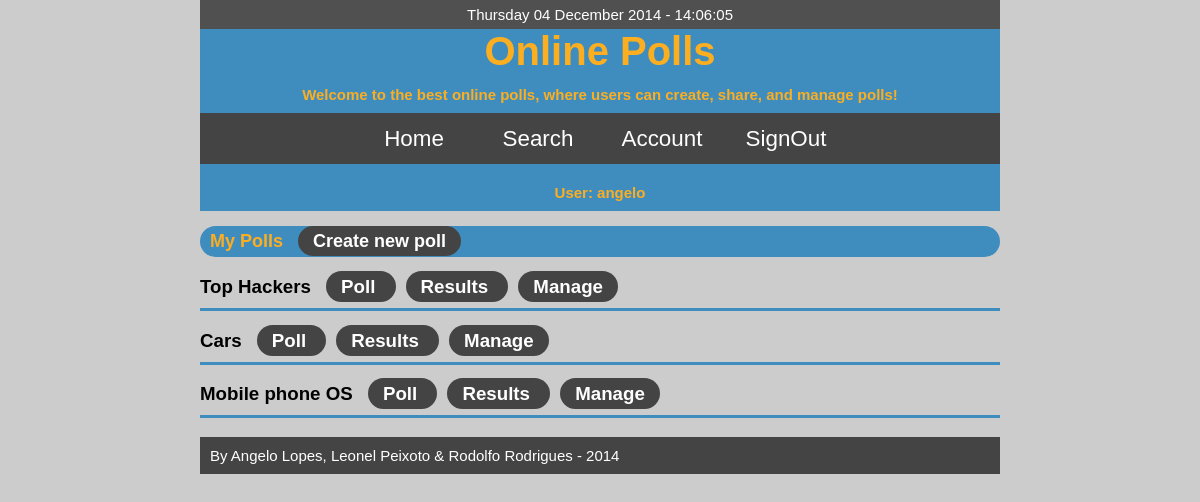
/view_user.php (signed in), run on the app's committed database.
### tables this page shows
CREATE TABLE polls
(
	idPoll INTEGER PRIMARY KEY,
	idUser INTEGER NOT NULL,
	title TEXT NOT NULL,
  sharing TEXT NOT NULL,
	FOREIGN KEY(idUser) REFERENCES users(idUser)
);

### database/sqlite.php (called while the page is built, shortened)
<?php
class SQLite
{
    private $dbh;
     public function __construct()
    {
        try
        {
            $this->dbh = new PDO('sqlite:polls.db');
            $this->dbh->setAttribute(PDO::ATTR_DEFAULT_FETCH_MODE, PDO::FETCH_ASSOC);
            $this->dbh->setAttribute(PDO::ATTR_ERRMODE, PDO::ERRMODE_EXCEPTION);
        }
        catch (PDOException $e)
        {
            die($e->getMessage());
        }
    }
    public function getUserPolls($idUser)
    {
        $resultPoll = null;
        try
        {
            $stmtPoll= $this->dbh->prepare('SELECT * FROM polls WHERE idUser = :id');
            $stmtPoll->bindParam(':id', $idUser);
            $stmtPoll->execute();
            $resultPoll = $stmtPoll->fetchAll();
            return $resultPoll;
        }
        catch (PDOException $e)
        {
            die($e->getMessage());
        }
        return $resultPoll;
    }
}
?>

### view_user.php (the view, shortened to what this page needs)
<?php
require_once 'database/sqlite.php';
$sqlite = new SQLite();
$userPolls = $sqlite->getUserPolls($_SESSION['userId']);
include ('templates/header.php');
?>
<section id="my_polls">
    <h2>My Polls
        <a id="create_poll" href="createPoll.php">Create new poll</a>
    </h2>
    <?php foreach($userPolls as $poll)
    {?>
        <h3>
            <?= $poll['title']; ?>
            <a href="answerPoll.php?id=<?= $poll['idPoll']; ?>"> Poll </a>
            <a href="results_poll.php?id=<?= $poll['idPoll']; ?>"> Results </a>
            <a href="managePolls.php?id=<?= $poll['idPoll']; ?>"> Manage </a>
        </h3>
    <?php }?>
</section>
<?php include ('templates/footer.php'); ?>

### css/style.css (style rules this page uses)
body { background-color: #ccc; width: 800px; margin: auto; }
section { margin: auto; width: 800px; }
section h2 { font-family: sans-serif; font-size: 18px; font-weight: bold; }
section#my_polls h2 a#create_poll { margin-right: 20px; }
#my_polls h2 { color: #fcae21; padding: 5px 10px; background-color: #3f8dbf; border-radius: 25px; }
#my_polls h3 { padding-bottom: 10px; border-bottom: solid #3f8dbf; font-family: sans-serif; }
#my_polls a { margin-left: 10px; text-decoration: none; color: #fff; font-family: sans-serif; padding: 5px 15px; background-color: #444; border-radius: 25px; }

### data on the page
polls: title "Top Hackers"
polls: title "Cars"
polls: title "Mobile phone OS"

### other printed values
$_SESSION['username'] "angelo"
